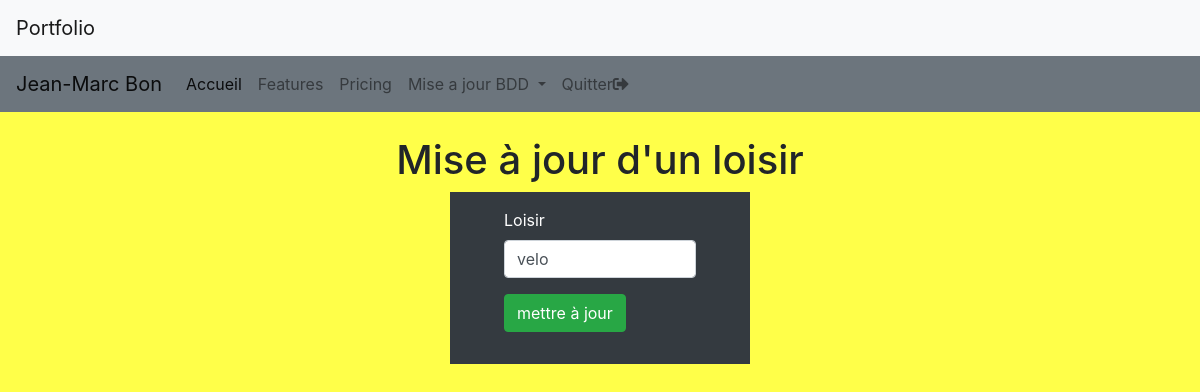
Page /admin/modif_loisir.php?id_loisir=7 (signed in) on the committed database.
### tables this page shows
CREATE TABLE `t_utilisateurs` (
  `id_utilisateur` int(3) NOT NULL,
  `prenom` varchar(45) NOT NULL,
  `nom` varchar(45) NOT NULL,
  `email` varchar(50) NOT NULL,
  `portable` varchar(20) NOT NULL,
  `mdp` varchar(20) NOT NULL,
  `pseudo` varchar(20) NOT NULL,
  `age` varchar(20) NOT NULL,
  `anniversaire` date NOT NULL,
  `genre` enum('homme','femme') NOT NULL,
  `civilite` enum('monsieur','madame') NOT NULL,
  `adresse` text NOT NULL,
  `code_postal` varchar(5) NOT NULL,
  `ville` varchar(30) NOT NULL,
  `pays` varchar(30) NOT NULL,
  `commentaire` text NOT NULL
);

CREATE TABLE `t_loisirs` (
  `id_loisir` int(3) NOT NULL,
  `loisir` varchar(200) NOT NULL,
  `id_utilisateur` int(3) NOT NULL
);

### admin/modif_loisir.php (the view, shortened to what this page needs)
<?php require 'connexion.php';
if(isset($_SESSION['connexion_admin'])) {
    $id_utilisateur=$_SESSION['id_utilisateur'];
}else{
    header('location:../authentification.php');
}
$id_loisir = $_GET['id_loisir'];
$sql = $pdoCV->query("SELECT * FROM t_loisirs WHERE id_loisir='$id_loisir'");
$ligne_loisir = $sql->fetch();
?>
<!DOCTYPE html>
<html lang="fr">
<head>
    <link rel="stylesheet" href="https://use.fontawesome.com/releases/v5.3.1/css/all.css">
    <link href="https://stackpath.bootstrapcdn.com/bootstrap/4.1.3/css/bootstrap.min.css" rel="stylesheet">
    <link rel="stylesheet" href="css/style.css">
    <?php
      $sql = $pdoCV->query(" SELECT * FROM t_utilisateurs WHERE id_utilisateur = '$id_utilisateur' ");
      $ligne_utilisateur = $sql->fetch();
      ?>
    <nav class="navbar navbar-light bg-light">
  <a class="navbar-brand" href="#">Portfolio</a>
  </nav>
</head>
<body>
<?php require 'navigation.php'; ?>
    <h1 class="text-center mt-4">Mise à jour d'un loisir</h1>
    <div class="col-3 bg-dark text-white mx-auto">
        <form action="modif_loisir.php" class="px-4 py-3" method="post">
            <div class="form-group col">
                <label for="loisir">Loisir</label>
                <input type="text" name="loisir" class="form-control" value="<?php echo $ligne_loisir['loisir']; ?>" required>
            </div>
            <div class="form-group col">
                <button type="submit" class="btn btn-success">mettre à jour</button>
            </div>
        </form>
    </div>
</body>
</html>

### admin/navigation.php (shortened to what this page needs)
<nav class="navbar navbar-expand-lg navbar-light bg-secondary">
  <a class="navbar-brand" href="index.php"><?php echo $ligne_utilisateur['prenom'].' '.$ligne_utilisateur['nom']; ?></a>
  <div class="collapse navbar-collapse" id="navbarNavDropdown">
    <ul class="navbar-nav">
      <li class="nav-item active">
        <a class="nav-link" href="index.php">Accueil <span class="sr-only">(current)</span></a>
      </li>
      <li class="nav-item">
        <a class="nav-link" href="#">Features</a>
      </li>
      <li class="nav-item">
        <a class="nav-link" href="#">Pricing</a>
      </li>
      <li class="nav-item dropdown">
        <a class="nav-link dropdown-toggle" href="#" id="navbarDropdownMenuLink" role="button" data-toggle="dropdown" aria-haspopup="true" aria-expanded="false">
          Mise a jour BDD
        </a>
</li>
        <li class="nav-item">
          <a class="nav-link" href="../admin/index.php?quitter=oui" title="<?php echo $ligne_utilisateur['prenom']; ?> déconnectez-vous !">Quitter<i class="fas fa-sign-out-alt"></i></a>
      </li>
    </ul>
  </div>
</nav>

### admin/css/style.css (style rules this page uses)
body { background: rgba(255, 255, 0, 0.712); }

### rows in the picture
t_utilisateurs: prenom "Jean-Marc", nom "Bon"
t_loisirs: loisir "velo"
